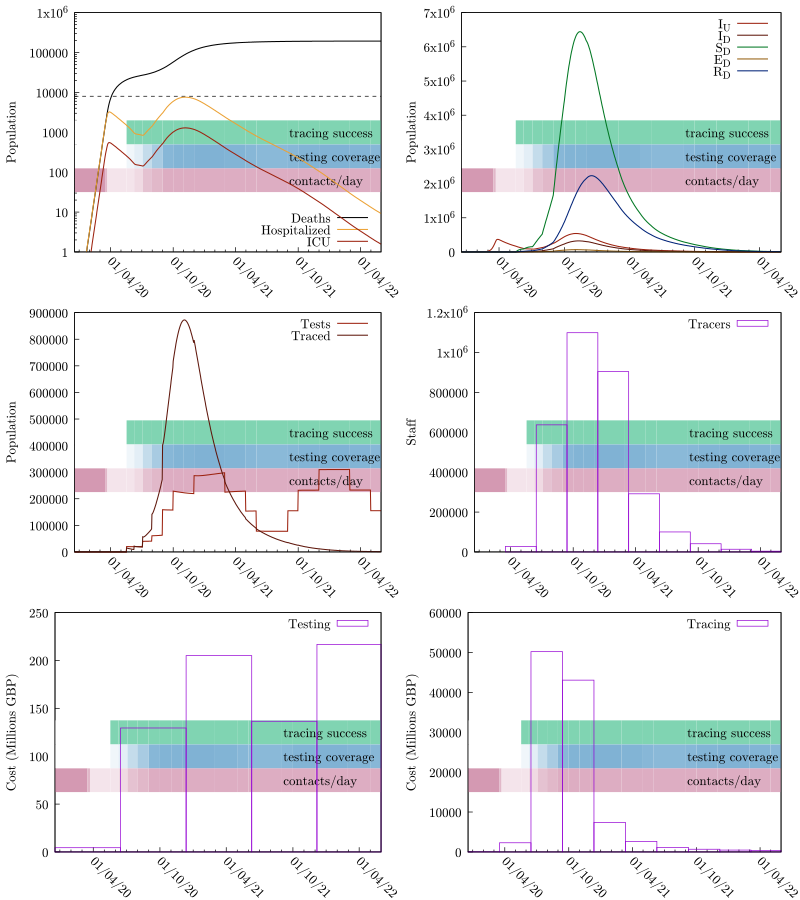

Write gnuplot code to recreate this figure.
set terminal pdfcairo color enhanced dashed font "cmr10,14" size 8,9
seed="ptti-scenario-Targeted_PTTI_Face_Coverings"
set output sprintf("%s.pdf", seed)
set multiplot layout 3,2
odefile=sprintf("%s-out-0.tsv", seed)
ttfile=sprintf("%s-out-0-testtrace.tsv", seed)
trfile=sprintf("%s-out-0-trcosts.tsv", seed)
tefile=sprintf("%s-out-0-tecosts.tsv", seed)
etimesfile=sprintf("%s-events.gp", seed)

set tics nomirror
set ylabel 'Population'

set yrange [0:]

set style fill transparent solid 0.25 noborder

# Colors
color_SU = '#00aa55'
color_SD = '#007722'

color_EU = '#eba134'
color_ED = '#945e0f'

color_IU = '#9c210e'
color_ID = '#5e160b'

color_RU = '#0055aa'
color_RD = '#002277'

# These are from the economic model inputs
Hospitalized_Pct_Deaths=0.44
ICU_Fatality=0.59
ICU_Pct=0.17
IFR=0.008
Non_ICU_Fatality=0.36

HF = IFR*Hospitalized_Pct_Deaths/(ICU_Pct*ICU_Fatality+(1-ICU_Pct)*Non_ICU_Fatality)
ICUF = HF*ICU_Pct

set key bottom right
set xdata time
set timefmt "%Y-%m-%d %H:%M:%S"
set format x "%d/%m/%y"

load etimesfile

set xtics rotate by -45 3600*24*30*6

set yrange [1:1e6]
set log y

set arrow from graph 0, first 8000 to graph 1, first 8000 nohead lc 0 dt '--'
plot odefile u 1:(($9+$10)*IFR) w l lw 1.5 lc 0 ti "Deaths", "" u 1:(($7+$8)*HF) w l lw 1.5 lc rgb color_EU ti "Hospitalized", "" u 1:(($7+$8)*ICUF) w l lw 1.5 lc rgb color_IU ti "ICU"

unset log y
unset arrow

set autoscale y
set yrange [0:]
set key top right

# set y2tics 0.5
# set y2range [0:4]

plot odefile u 1:7 w l lw 1.5 lc rgb color_IU ti "I_U", odefile u 1:8 w l lw 1.5 lc rgb color_ID ti "I_D", \
     odefile u 1:4 w l lw 1.5 lc rgb color_SD ti "S_D", odefile u 1:6 w l lw 1.5 lc rgb color_ED ti "E_D", \
     odefile u 1:10 w l lw 1.5 lc rgb color_RD ti "R_D"#, odefile u 1:13 w l axis x1y2 lc 0 ti "R"


plot ttfile u 1:3 w l lw 1.5 lc rgb color_IU ti "Tests", ttfile u 1:4 w l lw 1.5 lc rgb color_ID ti "Traced"

unset log y
unset yrange
set autoscale y
set style fill empty

set ylabel "Staff"
plot trfile u 1:5 w boxes ti "Tracers"

set ylabel "Cost (Millions GBP)"
plot tefile u 1:($5/1000000) w boxes ti "Testing"
plot trfile u 1:($6/1000000) w boxes ti "Tracing"

unset multiplot
set output
